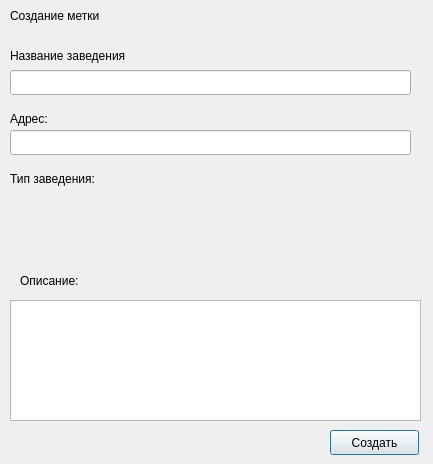
<?xml version="1.0" encoding="UTF-8"?>
<ui version="4.0">
 <class>CreaterLabel</class>
 <widget class="QDialog" name="CreaterLabel">
  <property name="geometry">
   <rect>
    <x>0</x>
    <y>0</y>
    <width>433</width>
    <height>464</height>
   </rect>
  </property>
  <property name="windowTitle">
   <string>Dialog</string>
  </property>
  <widget class="QLabel" name="label">
   <property name="geometry">
    <rect>
     <x>10</x>
     <y>30</y>
     <width>191</width>
     <height>51</height>
    </rect>
   </property>
   <property name="text">
    <string>Название заведения</string>
   </property>
  </widget>
  <widget class="QTextEdit" name="description">
   <property name="geometry">
    <rect>
     <x>10</x>
     <y>300</y>
     <width>411</width>
     <height>121</height>
    </rect>
   </property>
  </widget>
  <widget class="QLabel" name="label_2">
   <property name="geometry">
    <rect>
     <x>20</x>
     <y>270</y>
     <width>101</width>
     <height>21</height>
    </rect>
   </property>
   <property name="text">
    <string>Описание:</string>
   </property>
  </widget>
  <widget class="QLineEdit" name="login">
   <property name="geometry">
    <rect>
     <x>10</x>
     <y>70</y>
     <width>401</width>
     <height>25</height>
    </rect>
   </property>
  </widget>
  <widget class="QLabel" name="label_3">
   <property name="geometry">
    <rect>
     <x>10</x>
     <y>110</y>
     <width>81</width>
     <height>17</height>
    </rect>
   </property>
   <property name="text">
    <string>Адрес:</string>
   </property>
  </widget>
  <widget class="QLineEdit" name="address">
   <property name="geometry">
    <rect>
     <x>10</x>
     <y>130</y>
     <width>401</width>
     <height>25</height>
    </rect>
   </property>
  </widget>
  <widget class="QLabel" name="label_4">
   <property name="geometry">
    <rect>
     <x>10</x>
     <y>170</y>
     <width>111</width>
     <height>17</height>
    </rect>
   </property>
   <property name="text">
    <string>Тип заведения:</string>
   </property>
  </widget>
  <widget class="QPushButton" name="pushButton">
   <property name="geometry">
    <rect>
     <x>330</x>
     <y>430</y>
     <width>89</width>
     <height>25</height>
    </rect>
   </property>
   <property name="text">
    <string>Создать</string>
   </property>
  </widget>
  <widget class="QLabel" name="label_5">
   <property name="geometry">
    <rect>
     <x>10</x>
     <y>0</y>
     <width>241</width>
     <height>31</height>
    </rect>
   </property>
   <property name="styleSheet">
    <string notr="true">font: 20pt &quot;Ubuntu&quot;;</string>
   </property>
   <property name="text">
    <string>Создание метки</string>
   </property>
  </widget>
 </widget>
 <resources/>
 <connections/>
</ui>
